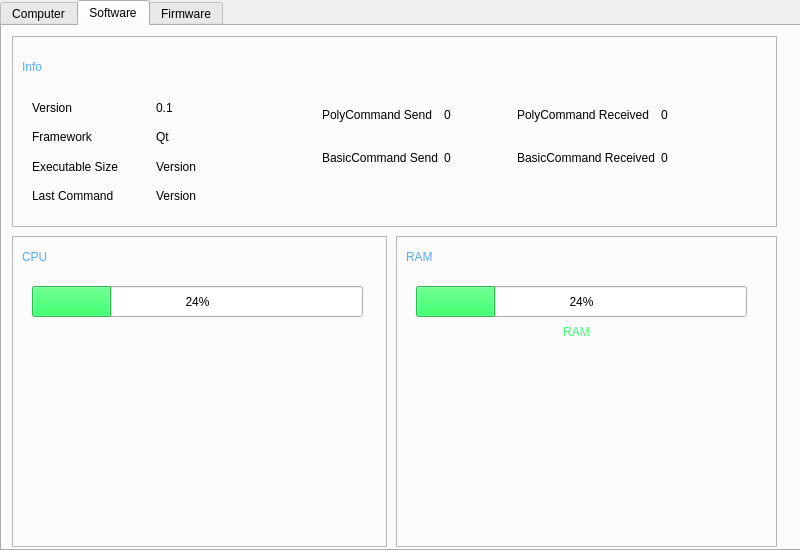
<?xml version="1.0" encoding="UTF-8"?>
<ui version="4.0">
 <class>MonitoringPage</class>
 <widget class="QWidget" name="MonitoringPage">
  <property name="geometry">
   <rect>
    <x>0</x>
    <y>0</y>
    <width>800</width>
    <height>550</height>
   </rect>
  </property>
  <property name="windowTitle">
   <string>Form</string>
  </property>
  <widget class="QTabWidget" name="monitoringTab">
   <property name="geometry">
    <rect>
     <x>0</x>
     <y>0</y>
     <width>801</width>
     <height>551</height>
    </rect>
   </property>
   <property name="currentIndex">
    <number>1</number>
   </property>
   <widget class="QWidget" name="computerTab">
    <attribute name="title">
     <string>Computer</string>
    </attribute>
    <widget class="QFrame" name="cpuFrame">
     <property name="geometry">
      <rect>
       <x>10</x>
       <y>10</y>
       <width>775</width>
       <height>201</height>
      </rect>
     </property>
     <property name="frameShape">
      <enum>QFrame::StyledPanel</enum>
     </property>
     <property name="frameShadow">
      <enum>QFrame::Raised</enum>
     </property>
     <widget class="QProgressBar" name="cpuBar">
      <property name="geometry">
       <rect>
        <x>20</x>
        <y>50</y>
        <width>351</width>
        <height>31</height>
       </rect>
      </property>
      <property name="value">
       <number>24</number>
      </property>
      <property name="format">
       <string>%p%</string>
      </property>
     </widget>
     <widget class="QLabel" name="cpuLabel">
      <property name="geometry">
       <rect>
        <x>10</x>
        <y>0</y>
        <width>51</width>
        <height>41</height>
       </rect>
      </property>
      <property name="styleSheet">
       <string notr="true">font: 75 20pt &quot;MS Shell Dlg 2&quot;;
color: rgb(85, 170, 255);</string>
      </property>
      <property name="text">
       <string>CPU</string>
      </property>
     </widget>
     <widget class="QLabel" name="cpuInfo">
      <property name="geometry">
       <rect>
        <x>20</x>
        <y>90</y>
        <width>381</width>
        <height>71</height>
       </rect>
      </property>
      <property name="text">
       <string>cpu info type</string>
      </property>
     </widget>
     <widget class="QCustomPlot" name="cpuPlot" native="true">
      <property name="geometry">
       <rect>
        <x>420</x>
        <y>10</y>
        <width>331</width>
        <height>181</height>
       </rect>
      </property>
     </widget>
    </widget>
    <widget class="QFrame" name="ramFrame">
     <property name="geometry">
      <rect>
       <x>10</x>
       <y>220</y>
       <width>375</width>
       <height>301</height>
      </rect>
     </property>
     <property name="frameShape">
      <enum>QFrame::StyledPanel</enum>
     </property>
     <property name="frameShadow">
      <enum>QFrame::Raised</enum>
     </property>
     <widget class="QLabel" name="ramLabel">
      <property name="geometry">
       <rect>
        <x>10</x>
        <y>0</y>
        <width>61</width>
        <height>41</height>
       </rect>
      </property>
      <property name="styleSheet">
       <string notr="true">font: 75 20pt &quot;MS Shell Dlg 2&quot;;
color: rgb(85, 170, 255);</string>
      </property>
      <property name="text">
       <string>RAM</string>
      </property>
     </widget>
     <widget class="QProgressBar" name="ramBar">
      <property name="geometry">
       <rect>
        <x>20</x>
        <y>50</y>
        <width>331</width>
        <height>31</height>
       </rect>
      </property>
      <property name="value">
       <number>24</number>
      </property>
     </widget>
     <widget class="QLabel" name="ramDisplay">
      <property name="geometry">
       <rect>
        <x>20</x>
        <y>80</y>
        <width>321</width>
        <height>31</height>
       </rect>
      </property>
      <property name="styleSheet">
       <string notr="true">font: 75 14pt &quot;MS Shell Dlg 2&quot;;
color: rgb(85, 170, 255);</string>
      </property>
      <property name="text">
       <string>RAM</string>
      </property>
      <property name="alignment">
       <set>Qt::AlignCenter</set>
      </property>
     </widget>
     <widget class="QCustomPlot" name="ramPlot" native="true">
      <property name="geometry">
       <rect>
        <x>20</x>
        <y>110</y>
        <width>331</width>
        <height>181</height>
       </rect>
      </property>
     </widget>
    </widget>
    <widget class="QFrame" name="diskFrame">
     <property name="geometry">
      <rect>
       <x>394</x>
       <y>220</y>
       <width>391</width>
       <height>301</height>
      </rect>
     </property>
     <property name="frameShape">
      <enum>QFrame::StyledPanel</enum>
     </property>
     <property name="frameShadow">
      <enum>QFrame::Raised</enum>
     </property>
     <widget class="QLabel" name="diskLabel">
      <property name="geometry">
       <rect>
        <x>10</x>
        <y>0</y>
        <width>61</width>
        <height>51</height>
       </rect>
      </property>
      <property name="styleSheet">
       <string notr="true">font: 75 20pt &quot;MS Shell Dlg 2&quot;;
color: rgb(85, 170, 255);</string>
      </property>
      <property name="text">
       <string>DISK</string>
      </property>
     </widget>
     <widget class="QComboBox" name="diskBox">
      <property name="geometry">
       <rect>
        <x>280</x>
        <y>50</y>
        <width>91</width>
        <height>31</height>
       </rect>
      </property>
     </widget>
     <widget class="QProgressBar" name="diskBar">
      <property name="geometry">
       <rect>
        <x>20</x>
        <y>50</y>
        <width>251</width>
        <height>31</height>
       </rect>
      </property>
      <property name="value">
       <number>24</number>
      </property>
     </widget>
     <widget class="QCustomPlot" name="diskPlot" native="true">
      <property name="geometry">
       <rect>
        <x>20</x>
        <y>110</y>
        <width>351</width>
        <height>181</height>
       </rect>
      </property>
     </widget>
    </widget>
   </widget>
   <widget class="QWidget" name="softwareTab">
    <attribute name="title">
     <string>Software</string>
    </attribute>
    <widget class="QFrame" name="ramFrame_2">
     <property name="geometry">
      <rect>
       <x>394</x>
       <y>210</y>
       <width>381</width>
       <height>311</height>
      </rect>
     </property>
     <property name="frameShape">
      <enum>QFrame::StyledPanel</enum>
     </property>
     <property name="frameShadow">
      <enum>QFrame::Raised</enum>
     </property>
     <widget class="QLabel" name="ramLabel_3">
      <property name="geometry">
       <rect>
        <x>10</x>
        <y>0</y>
        <width>61</width>
        <height>41</height>
       </rect>
      </property>
      <property name="styleSheet">
       <string notr="true">font: 75 20pt &quot;MS Shell Dlg 2&quot;;
color: rgb(85, 170, 255);</string>
      </property>
      <property name="text">
       <string>RAM</string>
      </property>
     </widget>
     <widget class="QProgressBar" name="ramSelfBar">
      <property name="geometry">
       <rect>
        <x>20</x>
        <y>50</y>
        <width>331</width>
        <height>31</height>
       </rect>
      </property>
      <property name="palette">
       <palette>
        <active>
         <colorrole role="Highlight">
          <brush brushstyle="SolidPattern">
           <color alpha="255">
            <red>65</red>
            <green>255</green>
            <blue>112</blue>
           </color>
          </brush>
         </colorrole>
        </active>
        <inactive>
         <colorrole role="Highlight">
          <brush brushstyle="SolidPattern">
           <color alpha="255">
            <red>65</red>
            <green>255</green>
            <blue>112</blue>
           </color>
          </brush>
         </colorrole>
        </inactive>
        <disabled>
         <colorrole role="Highlight">
          <brush brushstyle="SolidPattern">
           <color alpha="255">
            <red>145</red>
            <green>141</green>
            <blue>126</blue>
           </color>
          </brush>
         </colorrole>
        </disabled>
       </palette>
      </property>
      <property name="value">
       <number>24</number>
      </property>
     </widget>
     <widget class="QCustomPlot" name="ramSelfPlot" native="true">
      <property name="geometry">
       <rect>
        <x>20</x>
        <y>120</y>
        <width>331</width>
        <height>181</height>
       </rect>
      </property>
     </widget>
     <widget class="QLabel" name="ramSelfDisplay">
      <property name="geometry">
       <rect>
        <x>20</x>
        <y>80</y>
        <width>321</width>
        <height>31</height>
       </rect>
      </property>
      <property name="styleSheet">
       <string notr="true">font: 75 14pt &quot;MS Shell Dlg 2&quot;;
color: rgb(65, 255, 112);</string>
      </property>
      <property name="text">
       <string>RAM</string>
      </property>
      <property name="alignment">
       <set>Qt::AlignCenter</set>
      </property>
     </widget>
    </widget>
    <widget class="QFrame" name="cpuFrame_2">
     <property name="geometry">
      <rect>
       <x>10</x>
       <y>210</y>
       <width>375</width>
       <height>311</height>
      </rect>
     </property>
     <property name="frameShape">
      <enum>QFrame::StyledPanel</enum>
     </property>
     <property name="frameShadow">
      <enum>QFrame::Raised</enum>
     </property>
     <widget class="QProgressBar" name="cpuSelfBar">
      <property name="geometry">
       <rect>
        <x>20</x>
        <y>50</y>
        <width>331</width>
        <height>31</height>
       </rect>
      </property>
      <property name="palette">
       <palette>
        <active>
         <colorrole role="Highlight">
          <brush brushstyle="SolidPattern">
           <color alpha="255">
            <red>65</red>
            <green>255</green>
            <blue>112</blue>
           </color>
          </brush>
         </colorrole>
        </active>
        <inactive>
         <colorrole role="Highlight">
          <brush brushstyle="SolidPattern">
           <color alpha="255">
            <red>65</red>
            <green>255</green>
            <blue>112</blue>
           </color>
          </brush>
         </colorrole>
        </inactive>
        <disabled>
         <colorrole role="Highlight">
          <brush brushstyle="SolidPattern">
           <color alpha="255">
            <red>145</red>
            <green>141</green>
            <blue>126</blue>
           </color>
          </brush>
         </colorrole>
        </disabled>
       </palette>
      </property>
      <property name="value">
       <number>24</number>
      </property>
      <property name="format">
       <string>%p%</string>
      </property>
     </widget>
     <widget class="QLabel" name="cpuLabel_3">
      <property name="geometry">
       <rect>
        <x>10</x>
        <y>0</y>
        <width>51</width>
        <height>41</height>
       </rect>
      </property>
      <property name="styleSheet">
       <string notr="true">font: 75 20pt &quot;MS Shell Dlg 2&quot;;
color: rgb(85, 170, 255);</string>
      </property>
      <property name="text">
       <string>CPU</string>
      </property>
     </widget>
     <widget class="QCustomPlot" name="cpuSelfPlot" native="true">
      <property name="geometry">
       <rect>
        <x>20</x>
        <y>120</y>
        <width>331</width>
        <height>181</height>
       </rect>
      </property>
     </widget>
    </widget>
    <widget class="QFrame" name="infoFrame">
     <property name="geometry">
      <rect>
       <x>10</x>
       <y>10</y>
       <width>765</width>
       <height>191</height>
      </rect>
     </property>
     <property name="frameShape">
      <enum>QFrame::StyledPanel</enum>
     </property>
     <property name="frameShadow">
      <enum>QFrame::Raised</enum>
     </property>
     <widget class="QLabel" name="cpuLabel_4">
      <property name="geometry">
       <rect>
        <x>10</x>
        <y>10</y>
        <width>51</width>
        <height>41</height>
       </rect>
      </property>
      <property name="styleSheet">
       <string notr="true">font: 75 20pt &quot;MS Shell Dlg 2&quot;;
color: rgb(85, 170, 255);</string>
      </property>
      <property name="text">
       <string>Info</string>
      </property>
     </widget>
     <widget class="QWidget" name="gridLayoutWidget">
      <property name="geometry">
       <rect>
        <x>20</x>
        <y>60</y>
        <width>241</width>
        <height>111</height>
       </rect>
      </property>
      <layout class="QGridLayout" name="gridLayout">
       <item row="0" column="0">
        <widget class="QLabel" name="label">
         <property name="text">
          <string>Version</string>
         </property>
        </widget>
       </item>
       <item row="3" column="0">
        <widget class="QLabel" name="label_2">
         <property name="text">
          <string>Last Command</string>
         </property>
        </widget>
       </item>
       <item row="1" column="0">
        <widget class="QLabel" name="label_3">
         <property name="text">
          <string>Framework</string>
         </property>
        </widget>
       </item>
       <item row="2" column="0">
        <widget class="QLabel" name="label_4">
         <property name="text">
          <string>Executable Size</string>
         </property>
        </widget>
       </item>
       <item row="0" column="1">
        <widget class="QLabel" name="softwareVersion">
         <property name="text">
          <string>0.1</string>
         </property>
        </widget>
       </item>
       <item row="1" column="1">
        <widget class="QLabel" name="frameworkVersion">
         <property name="text">
          <string>Qt</string>
         </property>
        </widget>
       </item>
       <item row="2" column="1">
        <widget class="QLabel" name="exeSize">
         <property name="text">
          <string>Version</string>
         </property>
        </widget>
       </item>
       <item row="3" column="1">
        <widget class="QLabel" name="label_8">
         <property name="text">
          <string>Version</string>
         </property>
        </widget>
       </item>
      </layout>
     </widget>
     <widget class="QWidget" name="gridLayoutWidget_2">
      <property name="geometry">
       <rect>
        <x>310</x>
        <y>60</y>
        <width>406</width>
        <height>80</height>
       </rect>
      </property>
      <layout class="QGridLayout" name="gridData">
       <item row="0" column="0">
        <widget class="QLabel" name="frameworkVersion_2">
         <property name="text">
          <string>PolyCommand Send</string>
         </property>
        </widget>
       </item>
       <item row="1" column="1">
        <widget class="QLabel" name="basicSend">
         <property name="minimumSize">
          <size>
           <width>50</width>
           <height>0</height>
          </size>
         </property>
         <property name="text">
          <string>0</string>
         </property>
        </widget>
       </item>
       <item row="0" column="1">
        <widget class="QLabel" name="polySend">
         <property name="minimumSize">
          <size>
           <width>50</width>
           <height>0</height>
          </size>
         </property>
         <property name="text">
          <string>0</string>
         </property>
        </widget>
       </item>
       <item row="1" column="0">
        <widget class="QLabel" name="frameworkVersion_4">
         <property name="text">
          <string>BasicCommand Send</string>
         </property>
        </widget>
       </item>
       <item row="1" column="2">
        <widget class="QLabel" name="frameworkVersion_6">
         <property name="text">
          <string>BasicCommand Received</string>
         </property>
        </widget>
       </item>
       <item row="0" column="2">
        <widget class="QLabel" name="frameworkVersion_5">
         <property name="text">
          <string>PolyCommand Received</string>
         </property>
        </widget>
       </item>
       <item row="0" column="3">
        <widget class="QLabel" name="polyReceived">
         <property name="minimumSize">
          <size>
           <width>50</width>
           <height>0</height>
          </size>
         </property>
         <property name="text">
          <string>0</string>
         </property>
        </widget>
       </item>
       <item row="1" column="3">
        <widget class="QLabel" name="basicReceived">
         <property name="minimumSize">
          <size>
           <width>50</width>
           <height>0</height>
          </size>
         </property>
         <property name="text">
          <string>0</string>
         </property>
        </widget>
       </item>
      </layout>
     </widget>
    </widget>
   </widget>
   <widget class="QWidget" name="firmwareTab">
    <attribute name="title">
     <string>Firmware</string>
    </attribute>
   </widget>
  </widget>
 </widget>
 <customwidgets>
  <customwidget>
   <class>QCustomPlot</class>
   <extends>QWidget</extends>
   <header>../externals/QCustomPlot/qcustomplot.h</header>
   <container>1</container>
  </customwidget>
 </customwidgets>
 <resources/>
 <connections/>
</ui>
